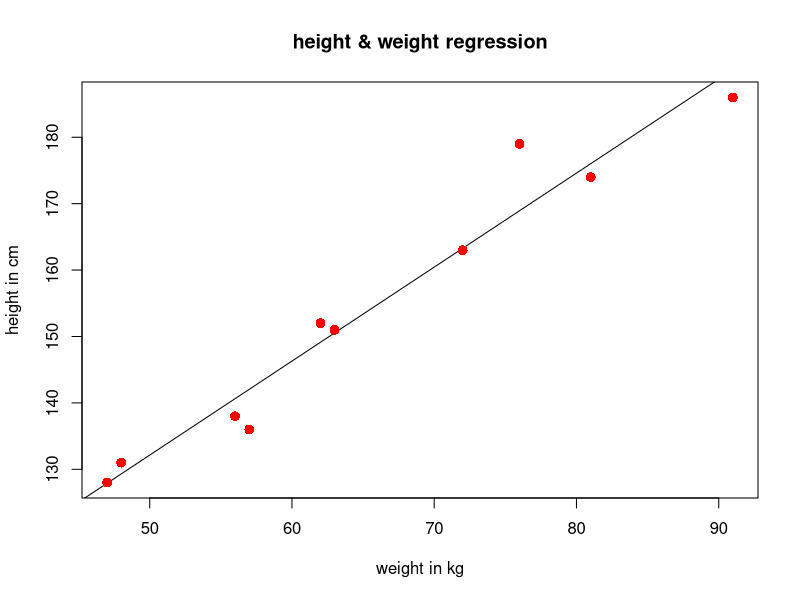

This chart was generated by the following R code:
# create the predictor and response variable.
x<-c(151,174,138,186,128,136,179,163,152,131)
y<-c(63,81,56,91,47,57,76,72,62,48)
relation<-lm(y~x)
# give the chart file a name.
png(file="linearregression.png")
# plot the chart.
plot(y,x,col="red",main="height & weight regression",abline(lm(x~y)),cex=1.3,pch=16,xlab="weight in kg",ylab="height in cm")
# save the file.
dev.off()
